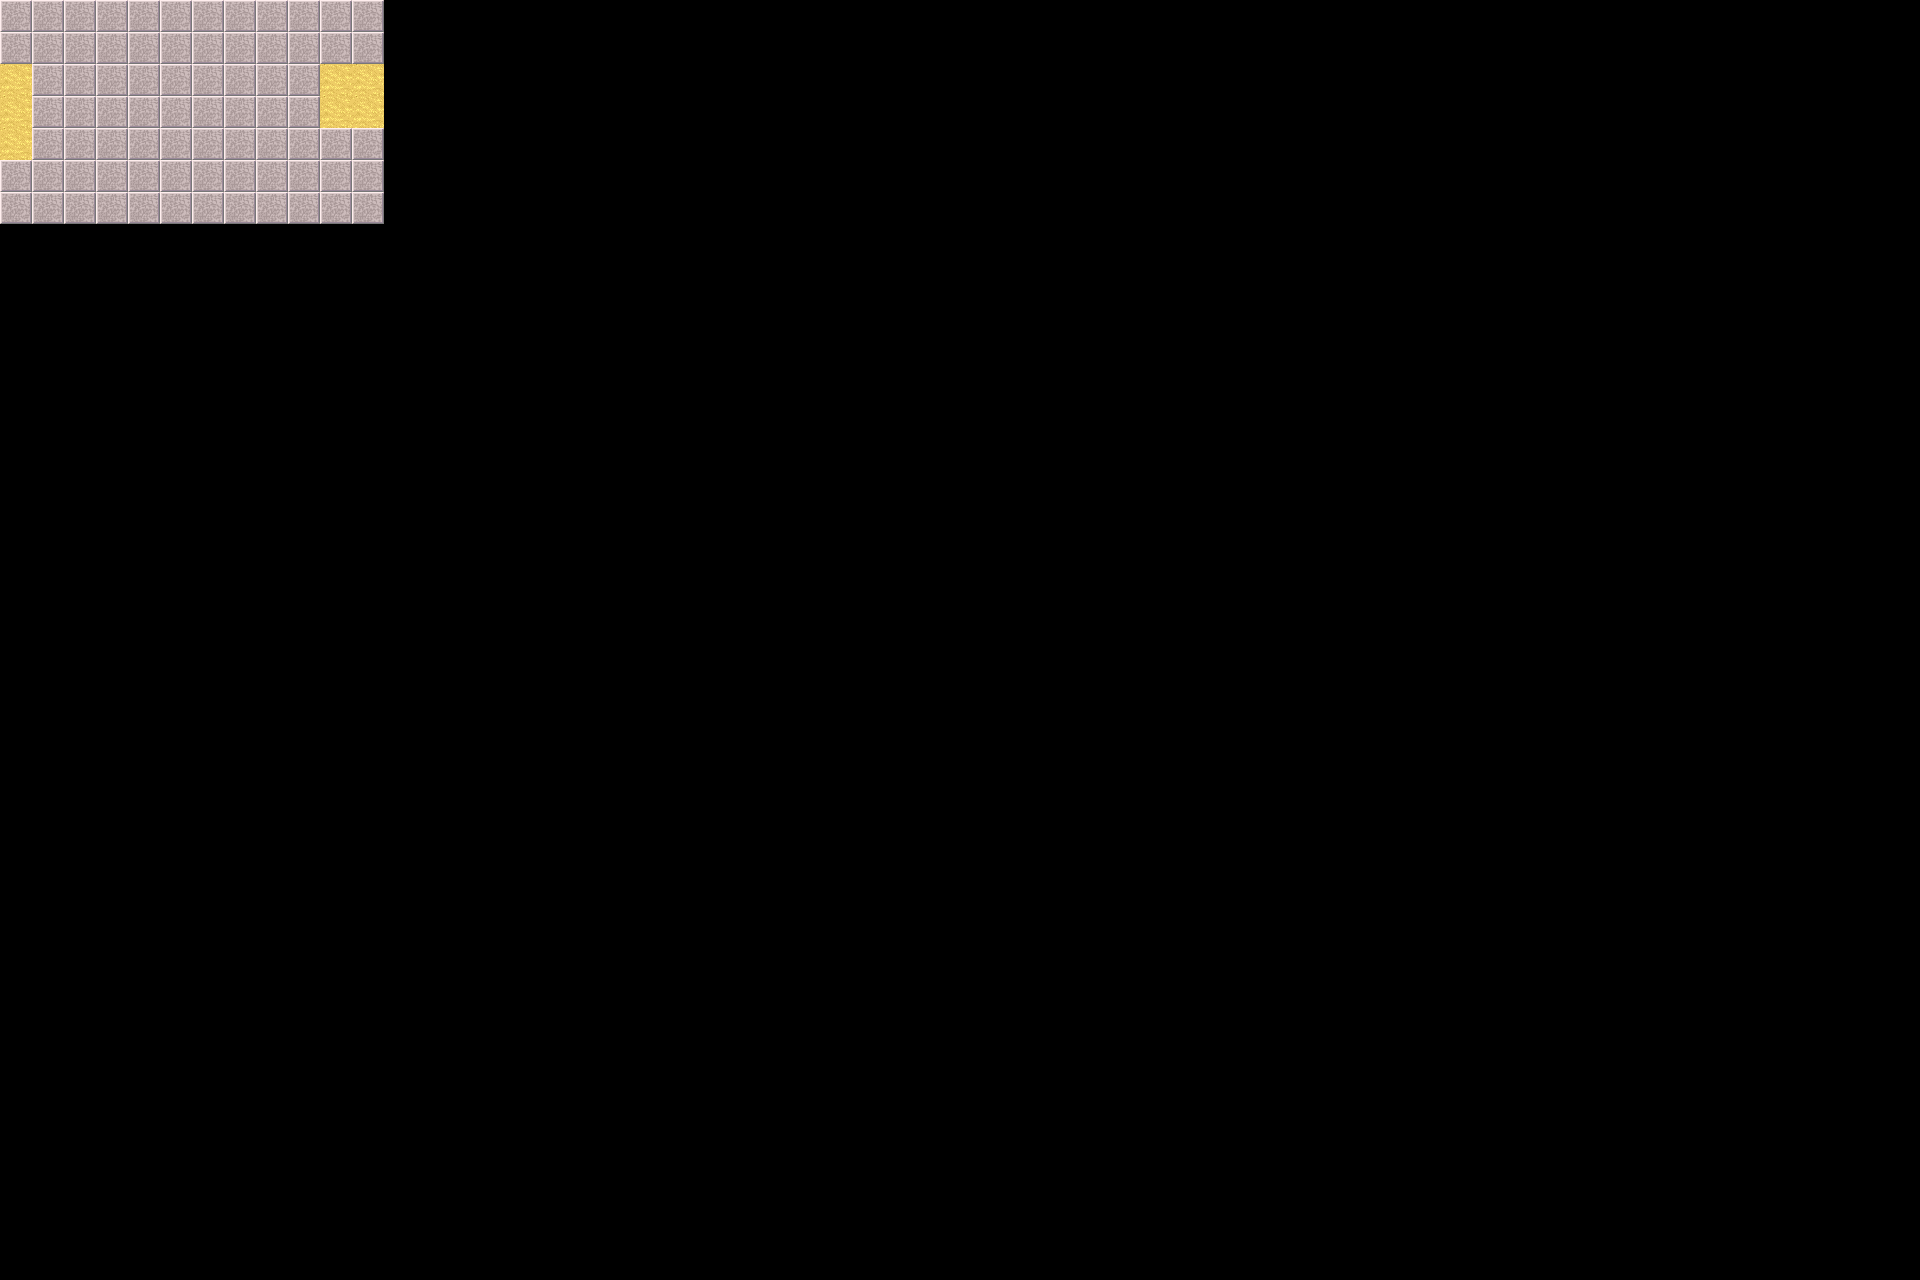

Rendered tile map (Tiled .tmx) drawn with the repository's tilesets; below, a short description and the map source with its tile grids summarised:
An orthogonal 60x40 tile map with 32x32 px tiles, 4 tile layers (background, fringe, object, collision) and 2 objects (2x event).

<map version="1.10" tiledversion="1.10.1" orientation="orthogonal" renderorder="right-down" width="60" height="40" tilewidth="32" tileheight="32" infinite="0" nextlayerid="6" nextobjectid="4">
 <editorsettings>
  <export target="../../mods/hero_geos/maps/virologyinstitute.tm" format="flare" />
 </editorsettings>
 <properties>
  <property name="hero_pos" value="1,1" />
  <property name="tileset" value="tilesetdefs/virologyinstitute.txt" />
  <property name="title" value="virology institute" />
 </properties>
 <tileset firstgid="1" source="map1.tsx" />
 <layer id="1" name="background" width="60" height="40">
  <data>[2400 cells, 84 non-empty, 1 distinct tile ids]</data>
 </layer>
 <layer id="5" name="fringe" width="60" height="40">
  <data>[2400 cells, 4 non-empty, 1 distinct tile ids]</data>
 </layer>
 <layer id="4" name="object" width="60" height="40">
  <data>[2400 cells, 3 non-empty, 1 distinct tile ids]</data>
 </layer>
 <layer id="2" name="collision" width="60" height="40">
  <data>[2400 cells, 0 non-empty, 0 distinct tile ids]</data>
 </layer>
 <objectgroup id="3" name="event">
  <object id="1" name="to seafood market" type="event" x="-27" y="78" width="43" height="112">
   <properties>
    <property name="activate" value="on_trigger" />
    <property name="hotspot" value="location" />
    <property name="intermap" value="maps/seafoodmarket.txt" />
    <property name="tooltip" value="to seafood market" />
   </properties>
  </object>
  <object id="3" name="to new york" type="event" x="338" y="80" width="72" height="84">
   <properties>
    <property name="activate" value="on_trigger" />
    <property name="hotspot" value="location" />
    <property name="intermap" value="maps/newyork.txt" />
    <property name="tooltip" value="to new york" />
   </properties>
  </object>
 </objectgroup>
</map>
